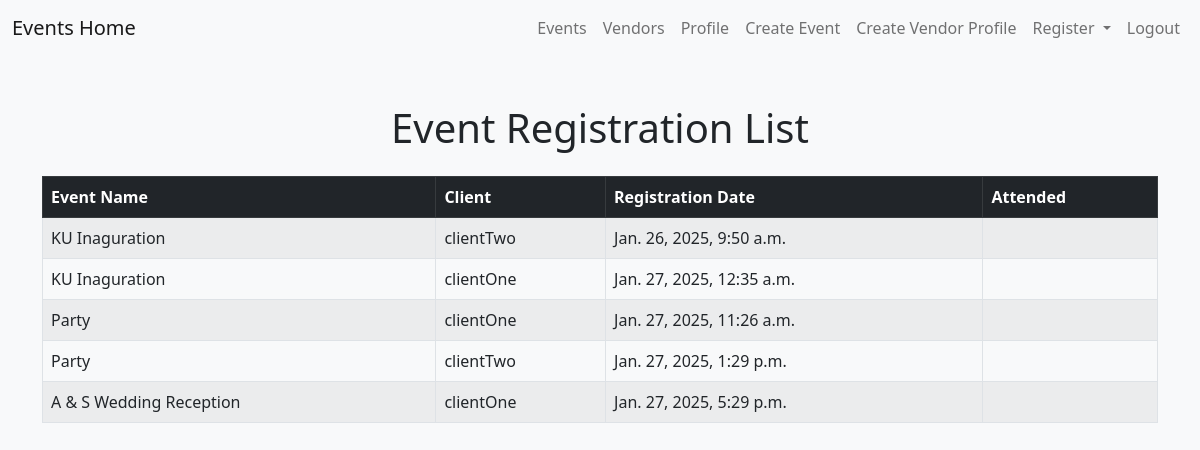
Before: /event-registration-list/ (signed in) with the older database file.
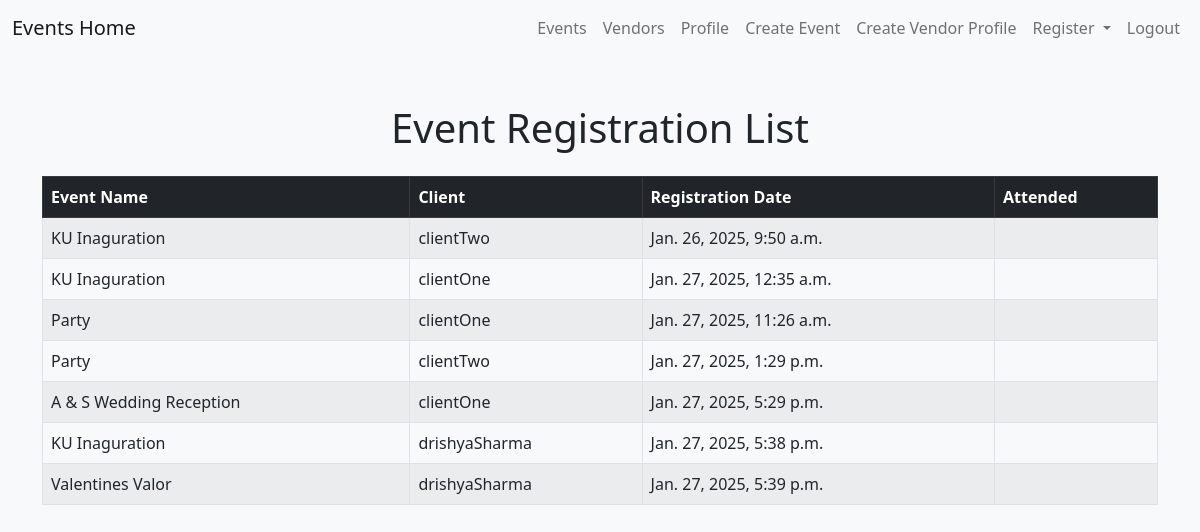
After: the same page with the newer database file.
### base/models.py (models this page shows, shortened)
class EventRegistration(models.Model):
    event = models.ForeignKey(Event, on_delete=models.CASCADE)
    client = models.ForeignKey(User, on_delete=models.CASCADE)
    attendee_name = models.CharField(max_length=100)
    attendee_email = models.EmailField()
    ticket_type = models.ForeignKey('TicketType', on_delete=models.CASCADE)
    registration_date = models.DateTimeField(default=timezone.now)

class Event(models.Model):
    name = models.CharField(max_length=100)
    description = models.TextField()
    date = models.DateField()
    time = models.TimeField()
    location = models.CharField(max_length=100)
    max_attendees = models.IntegerField()
    registrations = models.IntegerField(default=0)
    categories = models.ManyToManyField('EventCategory')
    created_by = models.ForeignKey(User, on_delete=models.SET_NULL, null=True)
    vip_cost = models.IntegerField(default=2000, null=True)
    standard_cost = models.IntegerField(default=500, null=True)

### base/views.py (the view)
# urls.py: path('event-registration-list/', views.event_registration_list, name='event-registration-list'),
@login_required(login_url='login')
@user_passes_test(lambda u: is_Admin(u) or is_EventPlanner(u))
def event_registration_list(request):
    if is_Admin(request.user):
        registrations = EventRegistration.objects.all()
    else:
        registrations = EventRegistration.objects.filter(event__created_by=request.user)
    return render(request, 'eventRegistrationList.html', {'registrations': registrations})

### base/templatetags/events.py (called while the page is built)
@register.filter(name='is_EventPlanner')
def is_EventPlanner(user):
    return user.groups.filter(name='Event Planner').exists()

@register.filter(name='is_Admin')
def is_Admin(user):
    return user.groups.filter(name='Admin').exists()

@register.filter(name='is_Vendor')
def is_Vendor(user):
    return user.groups.filter(name='Vendor').exists()

### base/views.py (called while the page is built)
def is_Admin(user):
    return user.groups.filter(name='Admin').exists()

### templates/eventRegistrationList.html (shortened to what this page needs)
{% load events%}
<!DOCTYPE html>
<html lang="en">
<head>
    <link href="https://cdn.jsdelivr.net/npm/bootstrap@5.0.2/dist/css/bootstrap.min.css" rel="stylesheet">
</head>
<body class="bg-light">
    {% include 'navbar.html' %}
    <div class="container my-5">
        <h1 class="text-center mb-4">Event Registration List</h1>
        <div class="table-responsive">
            <table class="table table-striped table-bordered">
                <thead class="table-dark">
                    <tr>
                        <th>Event Name</th>
                        <th>Client</th>
                        <th>Registration Date</th>
                        <th>Attended</th>
                    </tr>
                </thead>
                <tbody>
                    {% for registration in registrations %}
                    <tr>
                        <td>{{ registration.event.name }}</td>
                        <td>{{ registration.client }}</td>
                        <td>{{ registration.registration_date }}</td>
                        <td>{{ registration.attended }}</td>
                    </tr>
                    {% endfor %}
                </tbody>
            </table>
        </div>
    </div>
</body>
</html>

Changed rows visible on the page:
added EventRegistration: event.name "KU Inaguration", client "drishyaSharma", registration_date "Jan. 27, 2025, 5:38 p.m."
added EventRegistration: event.name "Valentines Valor", client "drishyaSharma", registration_date "Jan. 27, 2025, 5:39 p.m."
